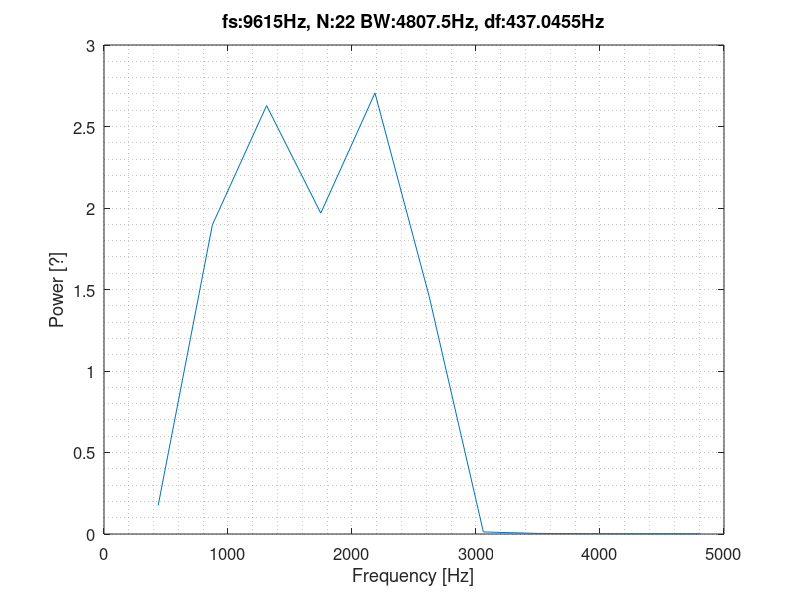

This figure's MATLAB source: (Note: this script raises an error after producing the figure.)
f1 = 1200;     % signal frequency 1
f2 = 2200;     % signal frequency 2
R = 1200;      % APRS Baud-rate (fixed) (not used)
st = 0.100;    % stop time

% Change these:
fs = 9615;    % sampling frequency
N = 22;       % block length (22 seems goood)

B = fs/2;     % bandwidth
df = fs/N;    % bin size (frequency resolution)
dt = 1/fs;    % time step

% dual-tone example signal
t = (0:dt:st-dt)';
x = 0.5*sin(2*pi*f1*t) + 0.5*sin(2*pi*f2*t);

%%% Goertzel
 % parameters: x: vector of samples
 %             k: desired Fourier-coefficient index
 %             N: block length
function P = goertzel(x,k,N)

  w = 2*pi*k/N;
  cw = cos(w);
  c = 2*cw;
  sw = sin(w);

  t = [0:1:N-1];
  window = 0.5 - 0.5*cos(2*pi/N*t); % N length raised-cosine windowing function
  %window = ones(N, 1); % to turn off windowing
  %window = hamming(N);
  #plot(window);

  z0 = z1 = z2 = 0;
  for n = 1 : N
    z0 = x(n) * window(n) + c*z1 - z2;
    z2 = z1;
    z1 = z0;
  end;
  I = cw*z1 - z2;
  Q = sw*z1;

  P = sqrt(I^2 + Q^2);
end

%%% Spectogram for N and fs parameter testing purposes
s = [];
for k=[1:N/2]
  s = [s goertzel(x, k, N)];
end

figure();
unit = [1:N/2] * df;    % frequency scale
plot(unit, s);
set(gca, "fontsize", 12);
grid minor on;
title(strcat("fs:", num2str(fs), "Hz, N:", num2str(N),  " BW:", num2str(B), "Hz, df:", num2str(df), "Hz"));
xlabel("Frequency [Hz]");
ylabel("Power [?]");

%%% REAL SHIT
% load sample sound
[x, fs] = audioread("aprs_9600_16bit.wav");

B = fs/2;     % bandwidth
df = fs/N;    % bin size (frequency resolution)
dt = 1/fs;    % time step

s = [];     % f1 signal presence
m = [];     % f2 signal presence
d = [];     % demodulated signal (oversampled with fs)

% in reality, this can be done real-time
for i=1:1:(N-2) * fix(length(x) / N)
  s = [s goertzel(x(i:i+N), floor(f1/df), N)];
  m = [m goertzel(x(i:i+N), floor(f2/df), N)];
  d = [d s(i)>m(i)];
end

figure();
unit = [1:(N-2) * fix(length(x) / N)]*dt;   % time scale
hold on;
plot(unit, s-m);  % s-m difference
plot(unit, d);    % demodulated signal
set(gca, "fontsize", 12);
grid minor on;
title(strcat("AFSK signal"));
xlabel("Time [s]");
ylabel("Signals");
